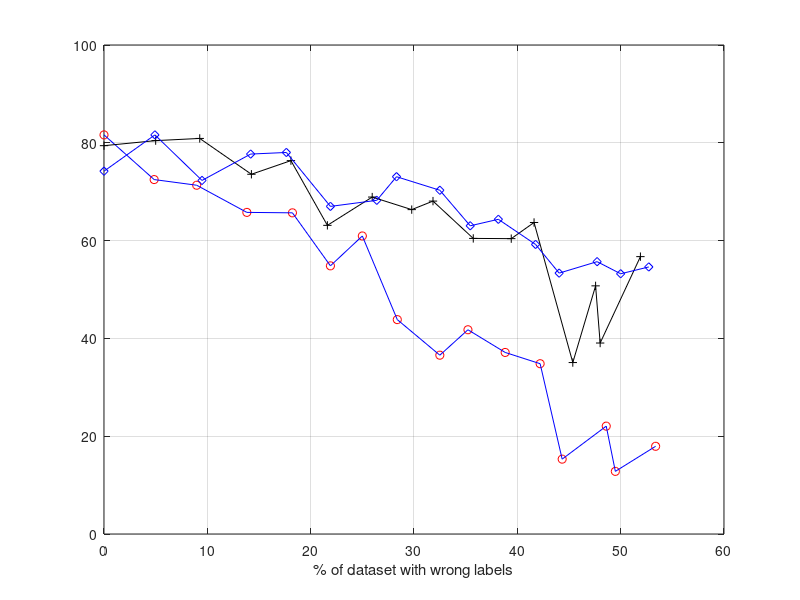

The MATLAB source for this figure: (Note: this script raises an error after producing the figure.)
% File responsible for generating figures 6a and 6b

% Imnoise, war =  0.01 oraz z korekcja K=4

Wrr_K4 = [0	0.0500000000000000	0.0926470588235294	0.142647058823529	0.180882352941176	0.216176470588235	0.259558823529412	0.297794117647059	0.318382352941176	0.357352941176471	0.394117647058824	0.416176470588235	0.453676470588235	0.475735294117647	0.480147058823529	0.519117647058824]
Wyn_Noise_K4 = [79.4117647058824	80.4455445544555	80.8933002481390	73.5660847880299	76.3546798029557	63.1188118811881	68.9054726368159	66.3366336633663	68.0798004987531	60.4477611940298	60.4010025062657	63.7037037037037	35.0617283950617	50.7462686567164	39.0547263681592	56.7237163814181]

% Imnoise, war =  0.01 oraz z korekcja K=5
Wrr_K5 = [0	0.0492647058823529	0.0948529411764706	0.141911764705882	0.176470588235294	0.219117647058824	0.263970588235294	0.283088235294118	0.325000000000000	0.354411764705882	0.381617647058824	0.417647058823529	0.440441176470588	0.477205882352941	0.500000000000000	0.527205882352941]
Wyn_Noise_K5 = [74.1935483870968	81.6176470588235	72.3039215686274	77.6960784313726	78.0246913580247	66.9950738916256	68.2382133995037	73.0673316708229	70.2970297029703	63.0272952853598	64.3564356435644	59.2137592137592	53.3498759305211	55.6930693069307	53.2178217821782	54.6134663341646]


% Imnoise, war=0.01 bez korekcji 
Wyn_Noise = [ 81.6176470588235	72.4815724815725	71.3235294117647	65.7701711491443	65.6790123456790	54.8387096774194	60.9452736318408	43.8423645320197	36.5671641791045	41.7690417690418	37.1287128712871	34.8258706467662	15.3086419753086	22.0588235294118	12.8078817733990	17.9361179361179]

Wrr = [0	0.0485294117647059	0.0897058823529412	0.138235294117647	0.182352941176471	0.219117647058824	0.250000000000000	0.283823529411765	0.325000000000000	0.352205882352941	0.388235294117647	0.422058823529412	0.443382352941176	0.486029411764706	0.494852941176471	0.533823529411765]

figure(2)

plot(Wrr*100, Wyn_Noise, 'or', ...
    Wrr_K4*100, Wyn_Noise_K4, '+k', ...
    Wrr_K5*100, Wyn_Noise_K5, 'db', ...
    Wrr*100, Wyn_Noise, '-b', ...
    Wrr_K4*100, Wyn_Noise_K4, '-k', ...
    Wrr_K5*100, Wyn_Noise_K5, '-b')
%, ...
%    Wrr, Wyn_Noise, 'or', Wrr, Wyn_Noise, '-b')
grid
xlabel('% of dataset with wrong labels')
ytickformat('percentage')
xtickformat('percentage')
legend('original wrong labeled','corrected-KNN(4)', 'corrected-KNN(5)')


figure(3)
Wrr = [0	0.0500000000000000	0.0948529411764706	0.136764705882353	0.175735294117647	0.219852941176471	0.253676470588235	0.283823529411765	0.327941176470588	0.358088235294118	0.394852941176471	0.418382352941177	0.456617647058824	0.470588235294118	0.496323529411765	0.508823529411765]
Wyn_Noise_In_Wrong = [92.1568627450980	82.0638820638821	80.9290953545232	79.3017456359102	71.9211822660099	70.9359605911330	62.1287128712871	65.0246305418719	51.1166253101737	40.4466501240695	47.5124378109453	38.2716049382716	37.2839506172840	36.6093366093366	37.1007371007371	34.6534653465347]

Wrr_K4 = [0	0.0470588235294118	0.0941176470588235	0.135294117647059	0.180147058823529	0.221323529411765	0.261764705882353	0.301470588235294	0.331617647058824	0.362500000000000	0.394852941176471	0.407352941176471	0.441911764705882	0.484558823529412	0.502205882352941	0.527941176470588]
Wyn_Noise_In_Wrong_K4 = [85.1851851851852	80.1488833746898	77.0573566084788	76.1670761670762	68.9826302729529	64.6913580246914	66.0891089108911	61.2903225806452	58.2309582309582	54.9019607843137	59.8014888337469	51.7156862745098	47.0588235294118	32.5925925925926	37.9310344827586	38.7096774193548]

Wrr_K5 = [0	0.0470588235294118	0.0955882352941176	0.138235294117647	0.180882352941176	0.217647058823529	0.262500000000000	0.294117647058824	0.325735294117647	0.359558823529412	0.389705882352941	0.424264705882353	0.447794117647059	0.468382352941176	0.508823529411765	0.522794117647059]
Wyn_Noise_In_Wrong_K5 = [84.4059405940594	80.3439803439804	78.1326781326781	63.0922693266833	64.4278606965174	65.8415841584158	65.0990099009901	61.2903225806452	55.7739557739558	58.7500000000000	47.6426799007444	48.3870967741936	52.4752475247525	42.6470588235294	39.1089108910891	41.8491484184915]


plot(Wrr*100, Wyn_Noise_In_Wrong, 'or', ...
    Wrr_K4*100, Wyn_Noise_In_Wrong_K4, '+k', ...
    Wrr_K5*100, Wyn_Noise_In_Wrong_K5, 'db', ...
    Wrr*100, Wyn_Noise_In_Wrong, '-b', ...
    Wrr_K4*100, Wyn_Noise_In_Wrong_K4, '-k', ...
    Wrr_K5*100, Wyn_Noise_In_Wrong_K5, '-b')
%, ...
%    Wrr, Wyn_Noise, 'or', Wrr, Wyn_Noise, '-b')
grid
xlabel('% of dataset with wrong labels')
ytickformat('percentage')
xtickformat('percentage')
legend('original wrong labeled','corrected-KNN(4)', 'corrected-KNN(5)')
